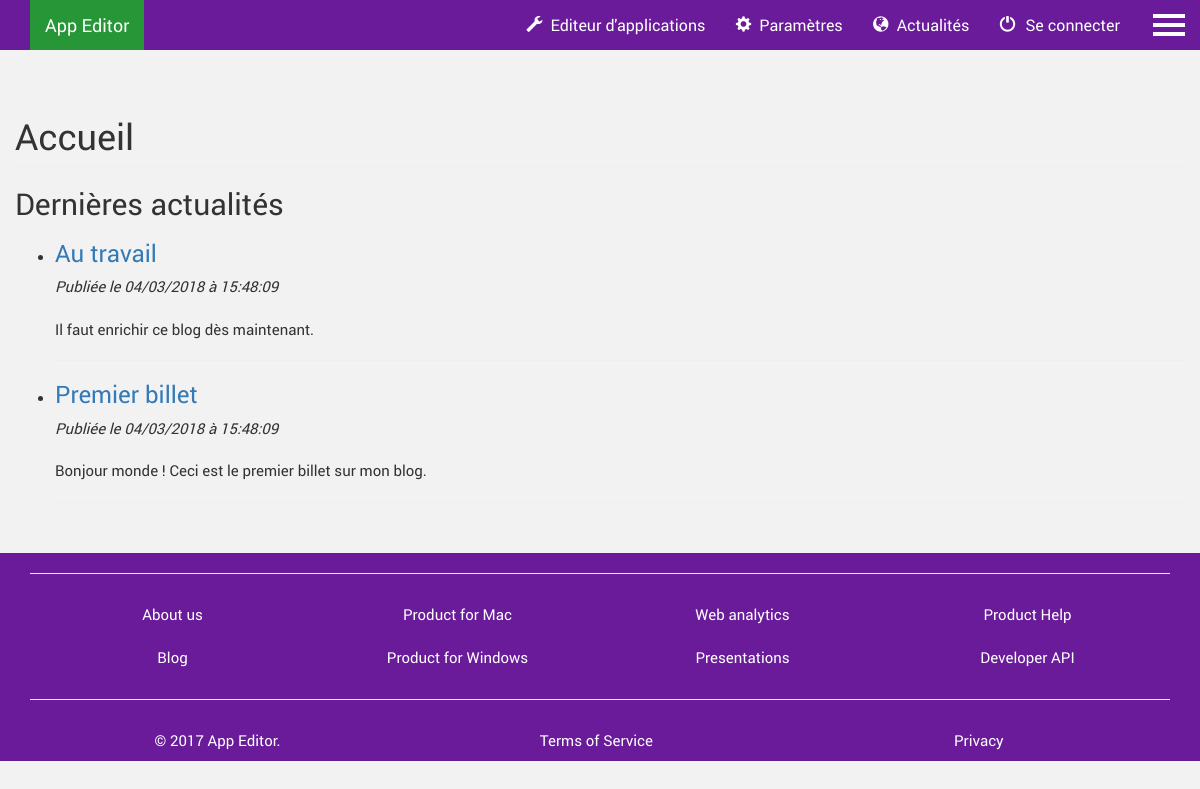
The page / on the database its author committed.
### tables this page shows
create table T_BILLET (
  BIL_ID integer primary key auto_increment,
  BIL_DATE datetime not null,
  BIL_TITRE varchar(100) not null,
  BIL_CONTENU varchar(400) not null
);

### Controleur/ControleurAccueil.php (called while the page is built, shortened)
<?php
require_once 'Framework/Controleur.php';
require_once 'Modele/Billet.php';
class ControleurAccueil extends Controleur {
    private $billet;
    public function __construct() {
        $this->billet 		 = new Billet();
    }
    public function index() {
        $billets = $this->billet->getBillets();
        $this->genererVue(array(
        	'billets' => $billets
        ));
    }
}

### Framework/Routeur.php (called while the page is built, shortened)
<?php
require_once 'Controleur.php';
require_once 'Vue.php';
class Routeur
{
    public function routerRequete()
    {
        try {
            $requete = new Requete(array_merge($_GET, $_POST));
            $controleur = $this->creerControleur($requete);
            $action = $this->creerAction($requete);
            $controleur->executerAction($action);
        }
        catch (Exception $e) {
            $this->gererErreur($e);
        }
    }
    private function creerControleur(Requete $requete)
    {
        $controleur = "Accueil";
        $classeControleur = "Controleur" . $controleur;
        $fichierControleur = "Controleur/" . $classeControleur . ".php";
        if (file_exists($fichierControleur)) {
            $controleur = new $classeControleur();
            $controleur->setRequete($requete);
            return $controleur;
        }
        else {
            throw new Exception("Fichier '$fichierControleur' introuvable");
        }
    }
    private function creerAction(Requete $requete)
    {
        $action = "index";
        return $action;
    }
}

### index.php (called while the page is built)
<?php
require 'Framework/Routeur.php';
$routeur = new Routeur();
$routeur->routerRequete();

### Modele/Billet.php (called while the page is built, shortened)
<?php
require_once 'Framework/Modele.php';
class Billet extends Modele {
    public function getBillets() {
        $sql = 'select BIL_ID as id, BIL_DATE as date,'
                . ' BIL_TITRE as titre, BIL_CONTENU as contenu from T_BILLET'
                . ' order by BIL_ID desc';
        $billets = $this->executerRequete($sql);
        return $billets;
    }
}

### Framework/Configuration.php (called while the page is built, shortened)
<?php
class Configuration
{
    private static $parametres;
    public static function get($nom, $valeurParDefaut = null)
    {
        $parametres = self::getParametres();
        if (isset($parametres[$nom])) {
            $valeur = $parametres[$nom];
        }
        else {
            $valeur = $valeurParDefaut;
        }
        return $valeur;
    }
    private static function getParametres()
    {
        if (self::$parametres == null) {
            $cheminFichier = "Config/dev.ini";
            if (!file_exists($cheminFichier)) {
                throw new Exception("Aucun fichier de configuration trouvé");
            }
            else {
                self::$parametres = parse_ini_file($cheminFichier);
            }
        }
        return self::$parametres;
    }
}

### Framework/Modele.php (called while the page is built)
<?php
require_once 'Configuration.php';
abstract class Modele
{
    private static $bdd;
    protected function executerRequete($sql, $params = null)
    {
        if ($params == null) {
            $resultat = self::getBdd()->query($sql);
        }
        else {
            $resultat = self::getBdd()->prepare($sql);
            $resultat->execute($params);
        }
        return $resultat;
    }
    private static function getBdd()
    {
        if (self::$bdd === null) {
            $dsn = Configuration::get("dsn");
            $login = Configuration::get("login");
            $mdp = Configuration::get("mdp");
            self::$bdd = new PDO($dsn, $login, $mdp,
                    array(PDO::ATTR_ERRMODE => PDO::ERRMODE_EXCEPTION));
        }
        return self::$bdd;
    }
}

### Vue/Accueil/index.php (the view)
<?php $this->titre = "Accueil"; ?>
<div class="container">
	<div class="row">
		<?php
		echo '<h1 class="page-header">'.$this->titre.'</h1>';
		?>
		<section id="view-actualites">
			<h2>Dernières actualités</h2>
			<ul>
				<?php
				foreach ($billets as $billet):
		    ?>
			    <li><article>
			        <header>
		            <a href="<?= "billet/index/" . $this->nettoyer($billet['id']) ?>">
	                <h3 class="titreBillet"><?= $this->nettoyer($billet['titre']) ?></h3>
		            </a>
		            <time>
		            	<?php
		            	$format = 'Y-m-d H:i:s';
									$date = DateTime::createFromFormat($format, $this->nettoyer($billet['date']));
									echo '<i>Publiée le '.$date->format('d/m/Y à H:i:s') . "\n</i>";
		            	?>
		            </time>
			        </header>
			        <br>
			        <p><?= htmlspecialchars_decode($billet['contenu']) ?></p>
				    </article>
				    <hr />
				  </li>
				<?php endforeach; ?>
			</ul>
		</section>
	</div>
</div>

### Vue/gabarit.php (shortened to what this page needs)
<!doctype html>
<html lang="fr">
  <head>
    <?php
    $dependances_json[] = file_get_contents("Contenu/dependances/dependances.json");
    foreach ($dependances_json as $string) {
        $array_files_css = json_decode($string, true)["files_css"];
        foreach($array_files_css as $dependance => $value) {
            echo '<link rel="stylesheet" type="text/css" href="'.$value.'">';
        }
    }
    ?>
    <link rel="stylesheet" type="text/css" href="/appeditor/Contenu/css/styles.css">
  </head>
  <body class="<?php echo $classBody;?>">
  	<div id="loading">
		</div>
    <section id="wrapper-content">
      <?php
      include_once('header.php');
      ?>
      <div id="page-content-wrapper">
          <button type="button" class="hamburger is-closed" data-toggle="offcanvas">
              <span class="hamb-top"></span>
  						<span class="hamb-middle"></span>
							<span class="hamb-bottom"></span>
          </button>
      </div>
			<?= $contenu ?>
    </section>
    <?php
		include_once('footer.php');
		?>
    <?php
		foreach ($dependances_json as $string) {
			$array_files_js = json_decode($string, true)["files_js"];
		}
		?>
  </body>
</html>

### Vue/header.php (shortened to what this page needs)
<header id="navbar" role="banner" class="navbar">
  <nav class="navbar navbar-fixed-top navbar-shrink">
    <div class="container-fluid">
      <div class="col-lg-12">
        <div class="navbar-header page-scroll">
            <h1>
            	<a class="logo navbar-btn navbar-brand" href="/appeditor" title="Retour à l'accueil">
            		App Editor
            	</a>
            </h1>
        </div>
        <div class="collapse navbar-collapse" id="bs-example-navbar-collapse-1">
          <ul id="menu" class="nav navbar-nav navbar-right">
            <li>
              <a href="manage" title="Créer ou modifier une application"><span class="glyphicon glyphicon-wrench"></span>&nbsp;&nbsp;Editeur d'applications</a>
            </li>
            <li>
              <a href="parametres"><span class="glyphicon glyphicon-cog"></span>&nbsp;&nbsp;Paramètres</a>
            </li>
            <li>
              <a href="billets"><span class="glyphicon glyphicon-globe"></span>&nbsp;&nbsp;Actualités</a>
            </li>
            <?php
            if( isset($login_actif) ) {
            ?>
              <li class="admin">
                <a href="admin" title="Accéder à mon profil"><span class="glyphicon glyphicon-user"></span>&nbsp;&nbsp;<?php echo $login_actif; ?></a>
              </li>
              <li>
                <a href="connexion/deconnecter"><span class="glyphicon glyphicon-off"></span>Se déconnecter</a>
              </li>
            <?php
          	}
            else {
              ?>
              <li>
                <a href="connexion"><span class="glyphicon glyphicon-off"></span>Se connecter</a>
              </li>
              <?php
            }
            ?>
          </ul>
        </div>
      </div>
    </div>
  </nav>
</header>

### Vue/footer.php
<footer>
	<div class="container text-center">
    <hr>
	  <div class="row">
	    <div class="col-lg-12">
	      <div class="col-md-3">
	        <ul class="nav nav-pills nav-stacked">
	          <li><a href="#">About us</a></li>
	          <li><a href="#">Blog</a></li>
	        </ul>
	      </div>
	      <div class="col-md-3">
	        <ul class="nav nav-pills nav-stacked">
	          <li><a href="#">Product for Mac</a></li>
	          <li><a href="#">Product for Windows</a></li>
	        </ul>
	      </div>
	      <div class="col-md-3">
	        <ul class="nav nav-pills nav-stacked">
	          <li><a href="#">Web analytics</a></li>
	          <li><a href="#">Presentations</a></li>
	        </ul>
	      </div>
	      <div class="col-md-3">
	        <ul class="nav nav-pills nav-stacked">
	          <li><a href="#">Product Help</a></li>
	          <li><a href="#">Developer API</a></li>
	        </ul>
	      </div>
	    </div>
	  </div>
	  <hr>
	    <div class="row">
	        <div class="col-lg-12">
	            <ul class="nav nav-pills nav-justified">
	                <li><a href="/">© 2017 App Editor.</a></li>
	                <li><a href="#">Terms of Service</a></li>
	                <li><a href="#">Privacy</a></li>
	            </ul>
	        </div>
	    </div>
	</div>
</footer>

### Framework/Controleur.php (shortened to what this page needs)
<?php
require_once 'Configuration.php';
require_once 'Vue.php';
abstract class Controleur
{
    private $action;
    public function executerAction($action)
    {
        if (method_exists($this, $action)) {
            $this->action = $action;
            $this->{$this->action}();
        }
        else {
            $classeControleur = get_class($this);
            throw new Exception("Action '$action' non définie dans la classe $classeControleur");
        }
    }
    protected function genererVue($donneesVue = array(), $action = null)
    {
        $actionVue = $this->action;
        $classeControleur = get_class($this);
        $controleurVue = str_replace("Controleur", "", $classeControleur);
        $vue = new Vue($actionVue, $controleurVue);
        $vue->generer($donneesVue);
    }
}

### Framework/Vue.php (shortened to what this page needs)
<?php
require_once 'Configuration.php';
class Vue
{
    private $fichier;
    private $titre;
    private $css;
    private $scripts;
    public function __construct($action, $controleur = "")
    {
        $fichier = "Vue/";
        if ($controleur != "") {
            $fichier = $fichier . $controleur . "/";
        }
        $this->fichier = $fichier . $action . ".php";
    }
    public function generer($donnees)
    {
        $contenu = $this->genererFichier($this->fichier, $donnees);
        $racineWeb = Configuration::get("racineWeb", "/");
        $login_actif = $_COOKIE["login"];
        function classBody_titre($titre_page) {
            $lowercase_titre = strtolower($titre_page);
            $unwanted_array = array(
                'Š'=>'S', 'š'=>'s', 'Ž'=>'Z', 'ž'=>'z', 'À'=>'A', 'Á'=>'A', 'Â'=>'A', 'Ã'=>'A', 'Ä'=>'A', 'Å'=>'A', 'Æ'=>'A', 'Ç'=>'C', 'È'=>'E', 'É'=>'E','Ê'=>'E', 'Ë'=>'E', 'Ì'=>'I', 'Í'=>'I', 'Î'=>'I', 'Ï'=>'I', 'Ñ'=>'N', 'Ò'=>'O', 'Ó'=>'O', 'Ô'=>'O', 'Õ'=>'O', 'Ö'=>'O', 'Ø'=>'O', 'Ù'=>'U','Ú'=>'U', 'Û'=>'U', 'Ü'=>'U', 'Ý'=>'Y', 'Þ'=>'B', 'ß'=>'Ss', 'à'=>'a', 'á'=>'a', 'â'=>'a', 'ã'=>'a', 'ä'=>'a', 'å'=>'a', 'æ'=>'a', 'ç'=>'c','è'=>'e', 'é'=>'e', 'ê'=>'e', 'ë'=>'e', 'ì'=>'i', 'í'=>'i', 'î'=>'i', 'ï'=>'i', 'ð'=>'o', 'ñ'=>'n', 'ò'=>'o', 'ó'=>'o', 'ô'=>'o', 'õ'=>'o','ö'=>'o', 'ø'=>'o', 'ù'=>'u', 'ú'=>'u', 'û'=>'u', 'ý'=>'y', 'þ'=>'b', 'ÿ'=>'y' );
            $no_accent_titre = strtr( $lowercase_titre, $unwanted_array );
            $no_space_titre = str_replace(' ', '-', $no_accent_titre);
            $no_quotes_titre = str_replace('\'', '-', $no_space_titre);
            $classBody       = $no_quotes_titre;
            return $classBody;
        }
        $vue = $this->genererFichier('Vue/gabarit.php',
                array(
                    'login_actif' => $login_actif,
                    'titre' => $this->titre,
                    'classBody' => classBody_titre($this->titre),
                    'css' => $this->css,
                    'scripts' => $this->scripts,
                    'contenu' => $contenu,
                    'racineWeb' => $racineWeb
                ));
        echo $vue;
    }
    private function genererFichier($fichier, $donnees)
    {
        if (file_exists($fichier)) {
            extract($donnees);
            require $fichier;
            return ob_get_clean();
        }
        else {
            throw new Exception("Fichier '$fichier' introuvable");
        }
    }
    private function nettoyer($valeur)
    {
        return htmlspecialchars($valeur, ENT_QUOTES, 'UTF-8', false);
    }
}

### Contenu/css/styles.css (style rules this page uses)
body { margin: 0; padding: 0; font-size: 15px; font-family: robotoregular; background-color: #f2f2f2; }
body #wrapper-content { min-height: 400px; padding: 15px 0 30px 0; transition: all 0.2s ease-in-out; }
body #wrapper-content { padding-left: 0; -webkit-transition: all 0.5s ease; -moz-transition: all 0.5s ease; -o-transition: all 0.5s ease; transition: all 0.5s ease; }
body #page-content-wrapper { width: 100%; }
header#navbar { margin: 0; font-size: 16px; }
header#navbar nav { background-color: #6A1B9A; border: none; border-radius: 0; }
header#navbar h1, header#navbar h1 > a { margin: 0; background-color: #279636; }
header#navbar h1 > a, header#navbar .nav > li > a { color: #fff; }
header #menu { margin-right: 35px; }
header .glyphicon.glyphicon-off { margin-right: 10px; }
.hamburger { position: fixed; top: 8px; right: 15px; z-index: 1031; display: block; width: 32px; height: 32px; margin-left: 15px; background: transparent; border: none; }
.hamburger.is-closed:before { content: ''; display: block; width: 100px; font-size: 14px; color: #fff; line-height: 32px; text-align: center; opacity: 0; -webkit-transform: translate3d(0, 0, 0); -webkit-transition: all .35s ease-in-out; }
.hamburger.is-closed .hamb-top, .hamburger.is-closed .hamb-middle, .hamburger.is-closed .hamb-bottom, .hamburger.is-open .hamb-top, .hamburger.is-open .hamb-middle, .hamburger.is-open .hamb-bottom { position: absolute; left: 0; height: 4px; width: 100%; }
.hamburger.is-closed .hamb-top, .hamburger.is-closed .hamb-middle, .hamburger.is-closed .hamb-bottom { background-color: #ffffff; }
.hamburger.is-closed .hamb-top { top: 6px; -webkit-transition: all .35s ease-in-out; }
.hamburger.is-closed .hamb-middle { top: 48%; }
.hamburger.is-closed .hamb-bottom { bottom: 4px; -webkit-transition: all .35s ease-in-out; }
footer { background-color: #6A1B9A; border: none; border-radius: 0; }
footer h1, footer a { color: #fff; }

### rows shown on the page
t_billet: BIL_TITRE "Au travail", BIL_DATE "04/03/2018 à 15:48:09", BIL_CONTENU "Il faut enrichir ce blog dès maintenant."
t_billet: BIL_TITRE "Premier billet", BIL_DATE "04/03/2018 à 15:48:09", BIL_CONTENU "Bonjour monde ! Ceci est le premier billet sur mon blog."

### other values the page prints
$this->titre "Accueil"
